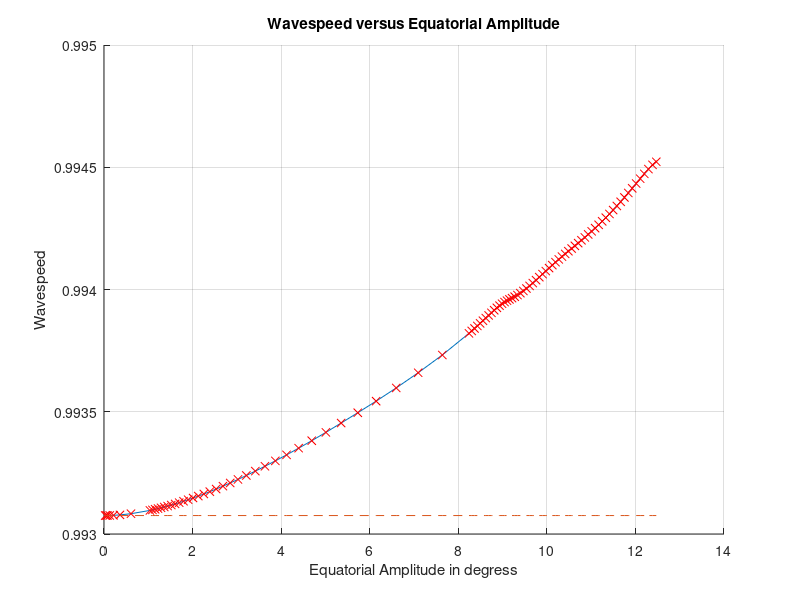
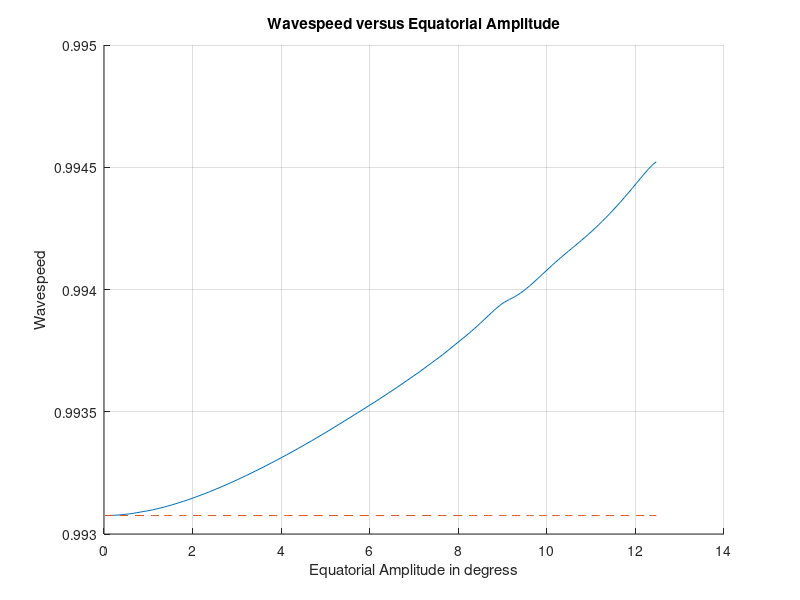
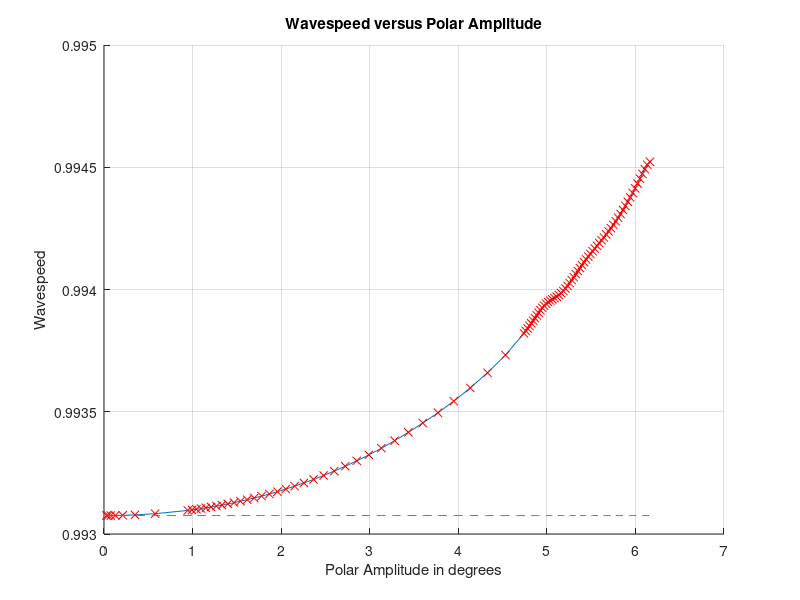
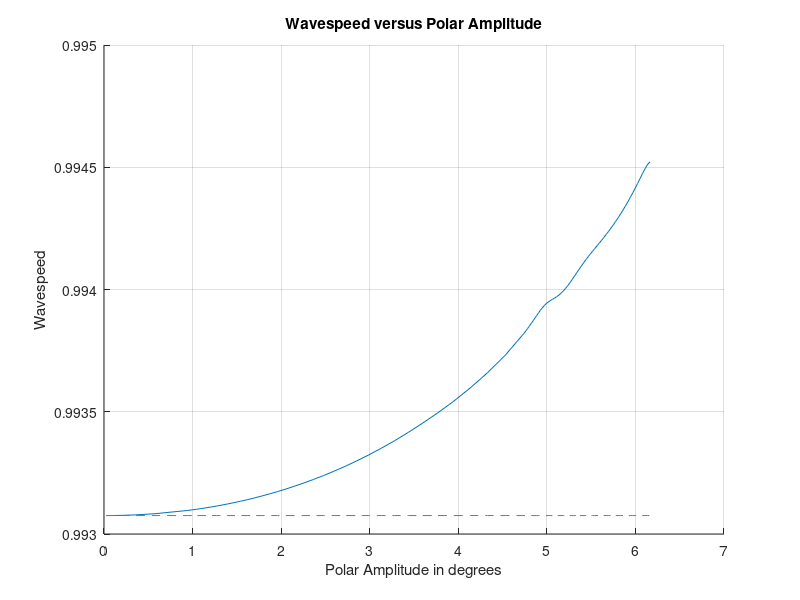

These charts were generated, in order, by the following MATLAB code:
% Script to plot up the wavespeed v's amplitude
% relationships found from the nonlinear code

% This script uses a previous value of AmpsandC to plot so no real calculation here...

% Clear all constants from memory
clear all

% Declare and initialise all constants
g=9.80616; % Gravitational acceleration
Omega=2*pi/(24*60*60); % Earth's angular velocity
aref=6.37122*10^6; % Radius of the Earth

% Declare characteristic scales
href=8*10^3; % Characteristic length scale (m)
cref=Omega/30; % Characteristic angular velocity scale of the Rossby wave (s^-1)
vref=40; % Characteristic velocity scale(m*s^-1)
wref=7.848*10^(-6); %Characteristic angular velocity scale of the zonal flow (s^-1)

% Define the nondimensional numbers
Sr=aref*cref/vref; % Strouhal number
Fr=vref/sqrt(g*href); % Froude number
Ro=vref/(2*Omega*aref); % Rossby number

% Dimensionless zonal flow parameters
wbase=wref*aref/vref; % Dimensionless base zonal flow angular velocity
h0=1; % Dimensionless polar free suface height (h/href=1 is assumed at the poles)
a=aref/href; % Dimensionless value of the Earth's radius...relative to href...

% Here we declare the number of Directories that we want to
% load data from.
StartDirect=1;
NumDirects=100;
% The number of gaps in the data set
numgaps=0;
% The current gap number that we are up to
currentgap=0;

% Load AmpsandC
load AmpsandC

% Create vectors to plot the linearized solution.
% For kappa=5
lincval=(9.9307548016974279e-001)*ones(1,NumDirects-StartDirect+1-numgaps);

% Now that we have all the data we do some plots

%%%%%%%%%%%%%%%%%%%%%%%%%%%%%%
%%%% Equatorial amplitude plot
%%%%%%%%%%%%%%%%%%%%%%%%%%%%%%
% Do plot with both line and 'X's at plot points
% Create a new held figure with grid
figure
hold on
grid on
% Plot each solution segment
plot(AmpsandC(2,:),AmpsandC(1,:),AmpsandC(2,:),AmpsandC(1,:),'rx');
% Put in linearised solution
plot(AmpsandC(2,:),lincval,'--');
% Label the figure
title('Wavespeed versus Equatorial Amplitude');
xlabel('Equatorial Amplitude in degress');
ylabel('Wavespeed');

% Now do plot with line only.
% Create a new held figure with grid
figure
hold on
grid on
% Plot each solution segment
plot(AmpsandC(2,:),AmpsandC(1,:));
% Put in linearised solution
plot(AmpsandC(2,:),lincval,'--');
% Label the figure
title('Wavespeed versus Equatorial Amplitude');
xlabel('Equatorial Amplitude in degress');
ylabel('Wavespeed');


%%%%%%%%%%%%%%%%%%%%%%%%%%%%%%
%%%% Polar amplitude plot
%%%%%%%%%%%%%%%%%%%%%%%%%%%%%%
% Do plot with both line and 'X's at plot points
% Create a new held figure with grid
figure
hold on
grid on
% Plot each solution segment
plot(AmpsandC(3,:),AmpsandC(1,:),AmpsandC(3,:),AmpsandC(1,:),'rx');
% Put in linearised solution
plot(AmpsandC(3,:),lincval,'--');
% Label the figure
title('Wavespeed versus Polar Amplitude');
xlabel('Polar Amplitude in degrees');
ylabel('Wavespeed');

% Now do plot with line only.
% Create a new held figure with grid
figure
hold on
grid on
% Plot each solution segment
plot(AmpsandC(3,:),AmpsandC(1,:));
% Put in linearised solution
plot(AmpsandC(3,:),lincval,'--');
% Label the figure
title('Wavespeed versus Polar Amplitude');
xlabel('Polar Amplitude in degrees');
ylabel('Wavespeed');

%%%%%%%%%%%%%%%%%%%%%%%%%%%%%%
%%%% Averaged amplitude plot
%%%%%%%%%%%%%%%%%%%%%%%%%%%%%%
% Do plot with both line and 'X's at plot points
% Create a new held figure with grid
figure
hold on
grid on
% Plot each solution segment
plot(AmpsandC(4,:),AmpsandC(1,:),AmpsandC(4,:),AmpsandC(1,:),'rx');
% Put in linearised solution
plot(AmpsandC(4,:),lincval,'--');
% Label the figure
title('Wavespeed versus Combined Amplitude');
xlabel('Averaged Amplitude in degrees');
ylabel('Wavespeed');

% Now do plot with line only.
% Create a new held figure with grid
figure
hold on
grid on
% Plot each solution segment
plot(AmpsandC(4,:),AmpsandC(1,:));
% Put in linearised solution
plot(AmpsandC(4,:),lincval,'--');
% Label the figure
title('Wavespeed versus Combined Amplitude');
xlabel('Averaged Amplitude in degrees');
ylabel('Wavespeed');


%%%%%%%%%%%%%%%%%%%%%%%%%%%%%%
%%%% Plot them all together
%%%%%%%%%%%%%%%%%%%%%%%%%%%%%%
% Do plot with both line and 'X's at plot points
% Create a new held figure with grid
figure
hold on
grid on
% Plot each solution segment
plot(AmpsandC(2,:),AmpsandC(1,:),AmpsandC(2,:),AmpsandC(1,:),'rx');

plot(AmpsandC(3,:),AmpsandC(1,:),AmpsandC(3,:),AmpsandC(1,:),'rx');

plot(AmpsandC(4,:),AmpsandC(1,:),AmpsandC(4,:),AmpsandC(1,:),'rx');
% Put in linearised solution
plot(AmpsandC(2,:),lincval,'--');
% Label the figure
title('Wavespeed versus Amplitudes');
xlabel('Amplitude in degrees');
ylabel('Wavespeed');

% Now do plot with line only.
% Create a new held figure with grid
figure
hold on
grid on
% Plot each solution segment
plot(AmpsandC(2,:),AmpsandC(1,:));

plot(AmpsandC(3,:),AmpsandC(1,:));

plot(AmpsandC(4,:),AmpsandC(1,:));
% Put in linearised solution
plot(AmpsandC(2,:),lincval,'--');
% Label the figure
title('Wavespeed versus Amplitudes');
xlabel('Amplitude in degrees');
ylabel('Wavespeed');

